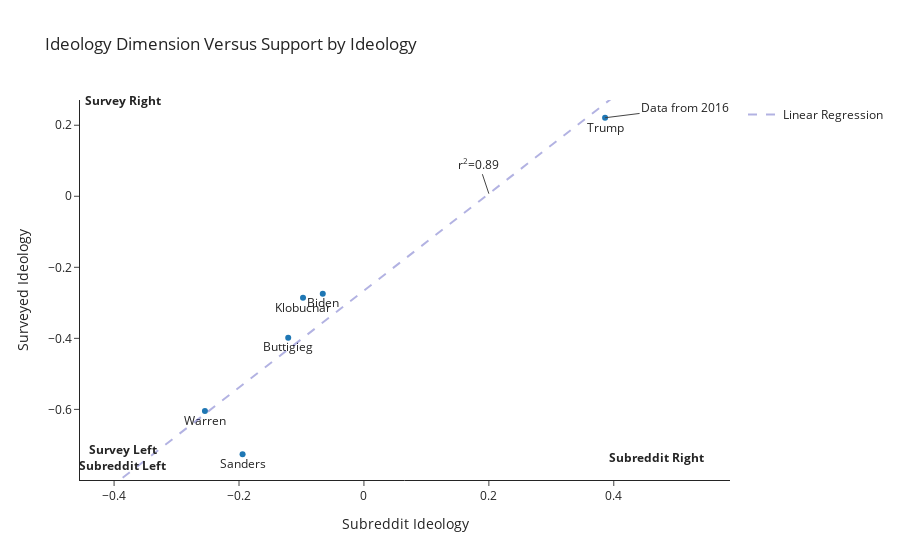

The cell this chart's notebook holds for it:
### Code cell
xmin, xmax = cand_ideology["reddit_projection"].min()-0.2,cand_ideology["reddit_projection"].max()+0.2
ymin, ymax = cand_ideology["pew_ideology"].min()*1.10,cand_ideology["pew_ideology"].max()+0.05

args = {
    "x": "reddit_projection",
    "y": "pew_ideology",
    "text": cand_ideology.index,
    "title":  "Ideology Dimension Versus Support by Ideology",
    "template": "simple_white",
    "labels": {"reddit_projection": "Subreddit Ideology", "pew_ideology": "Surveyed Ideology"},
    "range_x": [xmin,xmax],
    "range_y": [ymin,ymax],
}

dt = cand_ideology.loc["Trump"]
dtx, dty = float(dt["reddit_projection"]), float(dt["pew_ideology"])

annotations = [dict(x=xmin*0.85,y=ymin*0.92,xref="x",yref="y", text="<b>Survey Left<br>Subreddit Left</b>",showarrow=False),
               dict(x=xmax*0.8,y=ymin*0.92,xref="x",yref="y", text="<b>Subreddit Right</b>",showarrow=False),
               dict(x=xmin*0.85,y=ymax,xref="x",yref="y", text="<b>Survey Right</b>",showarrow=False),
               dict(x=0.20,y=predict(0.20),xref="x",yref="y", text="r<sup>2</sup>={:.2f}".format(r2)),
               dict(x=dtx,y=dty,xref="x",yref="y",ax=80,ay=-10, text="Data from 2016")
              ]
x = np.linspace(xmin,xmax,num=2)
    
fig = px.scatter(cand_ideology,**args)

fig.update_traces(textposition='bottom center')
fig.add_scatter(x=x,
                y=predict(x),
                mode='lines',
                line=dict(dash="dash",width=2,color="rgba(0,0,160,0.3)"),
                name="Linear Regression"
               )

fig.update_layout(annotations=annotations)
# fig.write_html("visualizations/Pew_Research-Ideology_dim.html")
fig.show()

### Figure 1 — Plotly figure (JSON) as saved in the notebook; plotly's stock layout.template omitted (floating-point values rounded to 4 significant figures)
{"data": [{"hovertemplate": "Subreddit Ideology=%{x}<br>Surveyed Ideology=%{y}<br>candidate=%{text}<extra></extra>", "legendgroup": "", "marker": {"color": "#1F77B4", "symbol": "circle"}, "mode": "markers+text", "name": "", "orientation": "v", "showlegend": false, "text": ["Biden", "Sanders", "Warren", "Buttigieg", "Klobuchar", "Trump"], "textposition": "bottom center", "type": "scatter", "x": [-0.06589, -0.1943, -0.2546, -0.1212, -0.09752, 0.3861], "xaxis": "x", "y": [-0.2743, -0.7262, -0.6044, -0.398, -0.2857, 0.2211], "yaxis": "y"}, {"line": {"color": "rgba(0,0,160,0.3)", "dash": "dash", "width": 2}, "mode": "lines", "name": "Linear Regression", "type": "scatter", "x": [-0.4546, 0.5861], "y": [-0.8858, 0.534]}], "layout": {"annotations": [{"showarrow": false, "text": "<b>Survey Left<br>Subreddit Left</b>", "x": -0.3864, "xref": "x", "y": -0.7349, "yref": "y"}, {"showarrow": false, "text": "<b>Subreddit Right</b>", "x": 0.4689, "xref": "x", "y": -0.7349, "yref": "y"}, {"showarrow": false, "text": "<b>Survey Right</b>", "x": -0.3864, "xref": "x", "y": 0.2711, "yref": "y"}, {"text": "r<sup>2</sup>=0.89", "x": 0.2, "xref": "x", "y": 0.007262, "yref": "y"}, {"ax": 80, "ay": -10, "text": "Data from 2016", "x": 0.3861, "xref": "x", "y": 0.2211, "yref": "y"}], "legend": {"tracegroupgap": 0}, "title": {"text": "Ideology Dimension Versus Support by Ideology"}, "xaxis": {"anchor": "y", "domain": [0, 1], "range": [-0.4546, 0.5861], "title": {"text": "Subreddit Ideology"}}, "yaxis": {"anchor": "x", "domain": [0, 1], "range": [-0.7988, 0.2711], "title": {"text": "Surveyed Ideology"}}}}
